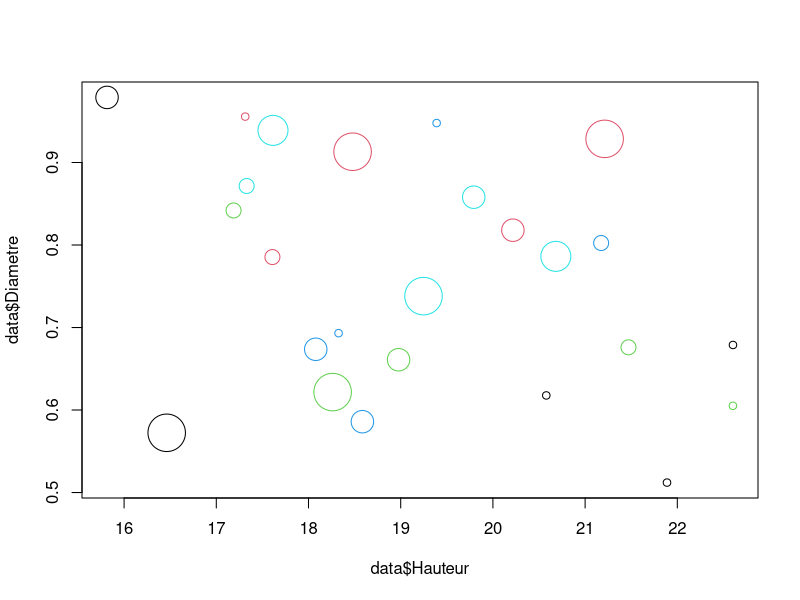
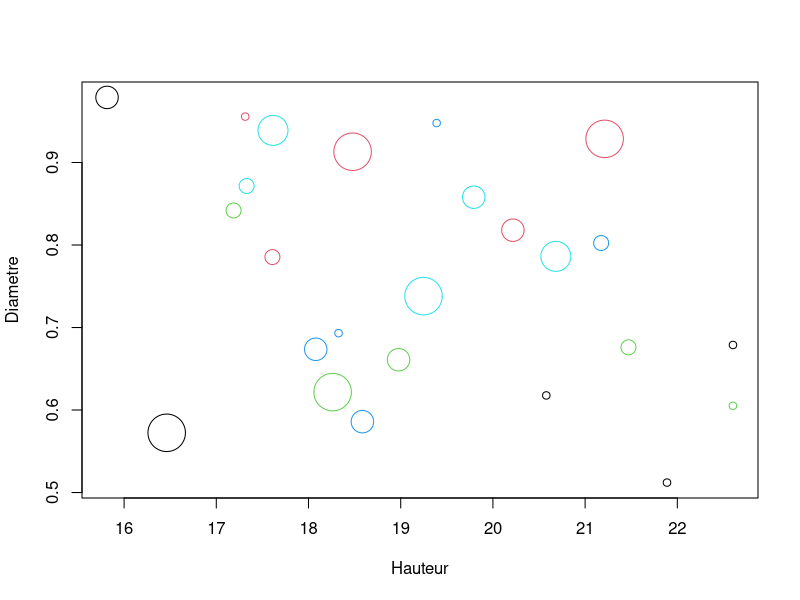

Write the R code that produced these figures, in order.
library(magrittr)

# ==============================================================================
# =                                                                            =
# =                         THEME 2 : MAGRITTR                                 =
# =                                                                            =
# ==============================================================================

# ==================================
# =   Opérateur de piping simple   =
# ==================================

# Ecrire plusieurs fonctions l'une dans l'autre est parfois illisible

x = runif(20)
y = mean(sqrt(diff(cumsum(x))+1)/3)

# Pour résoudre ce problème on peut créer des sous variables

xcum = cumsum(x)
xcumdiff = diff(xcum)
xcumdiff = xcumdiff + 1
xxx = sqrt(xcumdiff)/3
y = mean(xxx)

# Ce n'est pas vraiment mieux. On ne comprend pas plus le code, le choix des noms de
# variable est difficile (manque cruel d'inspiration)

# La solution la plus élégante étant les opérateurs de piping. On lit alors le code
# comme du francais

y = x %>% cumsum %>% diff %>% add(1) %>% sqrt %>% divide_by(3) %>% mean

# ==================================
# =   Opérateur de piping double   =
# ==================================

data = data.frame(colonne1 = runif(10), colonne2 = runif(10))

data$colonne2 = sqrt(data$colonne2)

data = data.frame(colonne1 = runif(10), colonne2 = runif(10))

data$colonne2 %<>% sqrt

# ==================================
# =   Opérateur de piping de nom   =
# ==================================

data = data.frame(Parcelle = rep(1:5, 5), 
                  Hauteur  = rnorm(25, 20, 2), 
                  Diametre = runif(25, 0.5, 1), 
                  Qualite  = sample(1:5, 25, T))

# Sans pipe

data$Parcelle = as.factor(data$Parcelle)

plot(data$Hauteur, data$Diametre, col = data$Parcelle, cex = data$Qualite)

# Avec pipe

data$Parcelle %<>% as.factor

data %$% plot(Hauteur, Diametre, col = Parcelle, cex = Qualite)
